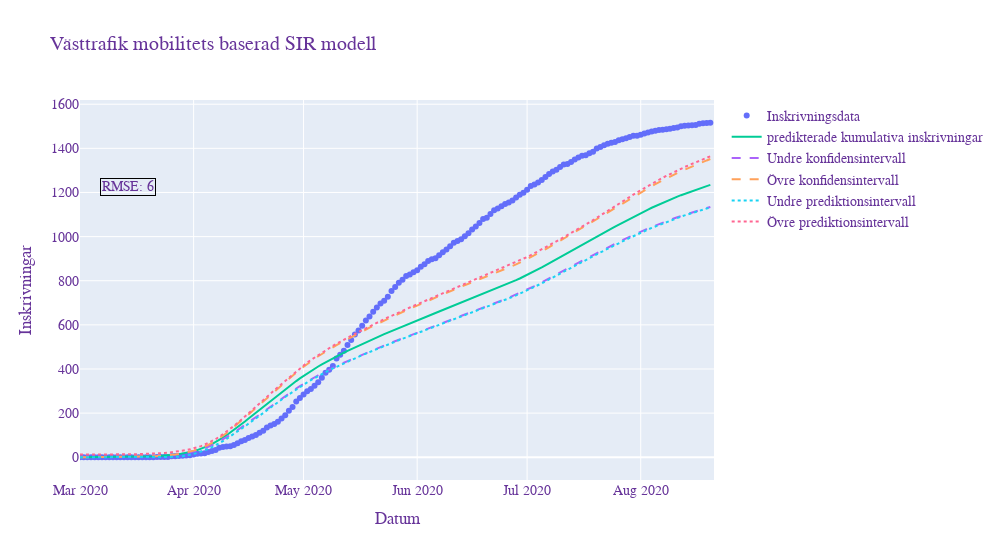

The code cell stored with this chart in its notebook:
### Markdown cell above
Cell calcualtes the cumulative admissions and confidens/prediktion intervalls

### Code cell
numBetas = 50 #number of betas used for normal dist for conf. intervalls
numEpsilon = 500

##################  Confidence intervall calculation
confint = np.zeros([prediction_time,2]) #defines confidence intervall arrays


# Generates an array of betas using normal dist.
betas=np.random.multivariate_normal(popt,pcov,numBetas) 
values = np.zeros((prediction_time,numBetas))

for beta in range(len(betas)): 
  values[:,beta] = np.cumsum(modelfunction(t,*betas[beta]))
  
for day in range(len(t)):
  confint[day,0]=np.quantile(values[day,:],0.025)
  confint[day,1]=np.quantile(values[day,:],0.975)
  

##################  Prediction intervall calculation
#få med beta skattning i predictionsintervall, dvs generera beta och fel för varje dag 

std_residual = np.std(modelfunction(t_fittingdata,*popt)-dailyAdmissions[:fittingPoints], ddof=2) #calcuales standard deviation of residual between model and data
predint = np.zeros([prediction_time,2])

temp = []
pred_matrix = np.zeros((prediction_time,(numBetas*numEpsilon)))
for day in range(prediction_time): #loops trough model values each day a adds the error values generated from t-dist to each prediction 
  for beta in range(len(betas)):
      temp =  np.add(np.cumsum(modelfunction(t,*betas[beta]))[day],tdist.rvs(prediction_time,0,std_residual,numEpsilon))
      pred_matrix[day,(beta*numEpsilon):(beta*numEpsilon+numEpsilon)] = temp

for day in range(prediction_time): #calculates the prediction intervals
    predint[day,0] = np.quantile(pred_matrix[day],0.025)
    predint[day,1] = np.quantile(pred_matrix[day],0.975)
    
predint = np.clip(predint,0,None) #removes all negative values from lover prediction interval

fig = go.Figure() #Creates a plot using graph objects and then adds each graph to figure
fig.add_trace(go.Scatter( #plots the fitting admission data points
                    x=pd.Series(pd.date_range("2020-03-01", freq="D", periods=fittingPoints)), 
                    y=np.cumsum(dailyAdmissions),
                    mode='markers',
                    name='Inskrivningsdata'))
fig.add_trace(go.Scatter( #plots all the available admission data points
                    x=pd.Series(pd.date_range(pd.to_datetime('2020-03-01')+timedelta(days=fittingPoints), freq="D", periods=prediction_time-fittingPoints)),
                    y=np.cumsum(dailyAdmissions)[fittingPoints:],
                    mode='markers',
                    marker=dict(
                        color='firebrick',
                    ),
                    name='Admission data'))
fig.add_trace(go.Scatter(
                    x=pd.Series(pd.date_range("2020-03-01", freq="D", periods=prediction_time)), 
                    y=np.cumsum(modelfunction(t,*popt)),
                    mode='lines',
                    name='predikterade kumulativa inskrivningar'))
fig.add_trace(go.Scatter(
                    x=pd.Series(pd.date_range("2020-03-01", freq="D", periods=prediction_time)), 
                    y=confint[:,0],
                    mode='lines',
                    name='Undre konfidensintervall',
                    line = dict( width=2, dash='dash')))
fig.add_trace(go.Scatter(
                    x=pd.Series(pd.date_range("2020-03-01", freq="D", periods=prediction_time)), 
                    y=confint[:,1],
                    mode='lines',
                    name='Övre konfidensintervall',
                    line = dict(width=2, dash='dash')))
fig.add_trace(go.Scatter(
                    x=pd.Series(pd.date_range("2020-03-01", freq="D", periods=prediction_time)), 
                    y=predint[:,0],
                    mode='lines',
                    name='Undre prediktionsintervall',
                    line = dict(width=2, dash='dot')))
fig.add_trace(go.Scatter(
                    x=pd.Series(pd.date_range("2020-03-01", freq="D", periods=prediction_time)), 
                    y=predint[:,1],
                    mode='lines',
                    name='Övre prediktionsintervall',
                    line = dict(width=2, dash='dot')))
fig.add_annotation(x=pd.to_datetime("2020-03-01"),y=0, 
                   text=f"RMSE: {math.floor(mean_squared_error(dailyAdmissions[:prediction_time],modelfunction(t,*popt), squared = False))}",
                   showarrow=False,
                   bordercolor="black",
                   xshift=48,
                   yshift=270
                  )
fig.update_layout(
                    title='Västtrafik mobilitets baserad SIR modell',
                    xaxis_title='Datum',
                    yaxis_title='Inskrivningar',
                    autosize=False,
                    width=1000,
                    xaxis_range=["2020-03-01",pd.to_datetime('2020-03-01')+timedelta(days=prediction_time)],
                    
                    font=dict(
                      family="Courier New, monospace",
                      size=14,
                      color="RebeccaPurple"
                    )
)
fig.show()

### Figure 1 — Plotly figure (JSON) as saved in the notebook; plotly's stock layout.template omitted (floating-point values rounded to 4 significant figures; data arrays with more than 128 entries replaced by an {"elided": "..."} marker saying what was removed)
{"data": [{"mode": "markers", "name": "Inskrivningsdata", "type": "scatter", "x": {"elided": "173 str values"}, "y": {"elided": "173 int values"}}, {"marker": {"color": "firebrick"}, "mode": "markers", "name": "Admission data", "type": "scatter", "x": [], "y": []}, {"mode": "lines", "name": "predikterade kumulativa inskrivningar", "type": "scatter", "x": {"elided": "173 str values"}, "y": {"elided": "173 float values"}}, {"line": {"dash": "dash", "width": 2}, "mode": "lines", "name": "Undre konfidensintervall", "type": "scatter", "x": {"elided": "173 str values"}, "y": {"elided": "173 float values"}}, {"line": {"dash": "dash", "width": 2}, "mode": "lines", "name": "Övre konfidensintervall", "type": "scatter", "x": {"elided": "173 str values"}, "y": {"elided": "173 float values"}}, {"line": {"dash": "dot", "width": 2}, "mode": "lines", "name": "Undre prediktionsintervall", "type": "scatter", "x": {"elided": "173 str values"}, "y": {"elided": "173 float values"}}, {"line": {"dash": "dot", "width": 2}, "mode": "lines", "name": "Övre prediktionsintervall", "type": "scatter", "x": {"elided": "173 str values"}, "y": {"elided": "173 float values"}}], "layout": {"annotations": [{"bordercolor": "black", "showarrow": false, "text": "RMSE: 6", "x": "2020-03-01T00:00:00", "xshift": 48, "y": 0, "yshift": 270}], "autosize": false, "font": {"color": "RebeccaPurple", "family": "Courier New, monospace", "size": 14}, "title": {"text": "Västtrafik mobilitets baserad SIR modell"}, "width": 1000, "xaxis": {"range": ["2020-03-01", "2020-08-21T00:00:00"], "title": {"text": "Datum"}}, "yaxis": {"title": {"text": "Inskrivningar"}}}}
